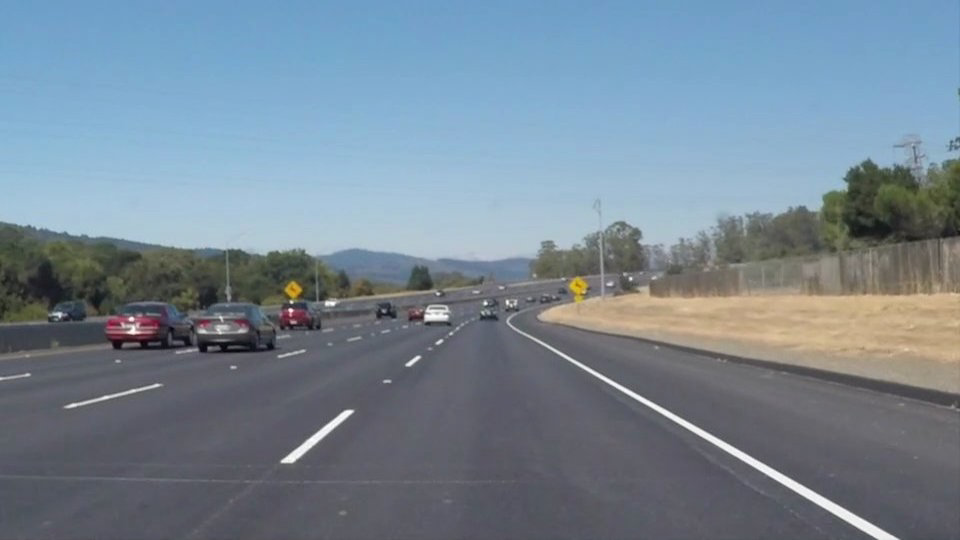
#> input picture PaulWalks/Vision/lane_tracking/lane_tracking/test_images/solidWhiteCurve.png, 960 x 540 px; the run also reads 1 picture not shown here
$ python attempt1.py
#> lines starting #> are read from the running program, lines starting #| are printed output that depends on the picture; after the words box and inside, x2 and y2 are one past the last pixel; in counts of white or black regions, pixels touching at a corner belong together
#importing some useful packages
import matplotlib.pyplot as plt
import matplotlib.image as mpimg
import numpy as np
import cv2
import os
import math

#uses Eddie's code, breaks in Yellow Lines

#reading in an image
image_1 = cv2.imread('test_images/solidWhiteCurve.png')
#> image_1 is the input picture: shape (540, 960, 3); mean B, G, R 148, 134.5, 118.5
image_2 = cv2.imread('test_images/solidWhiteRight.png')
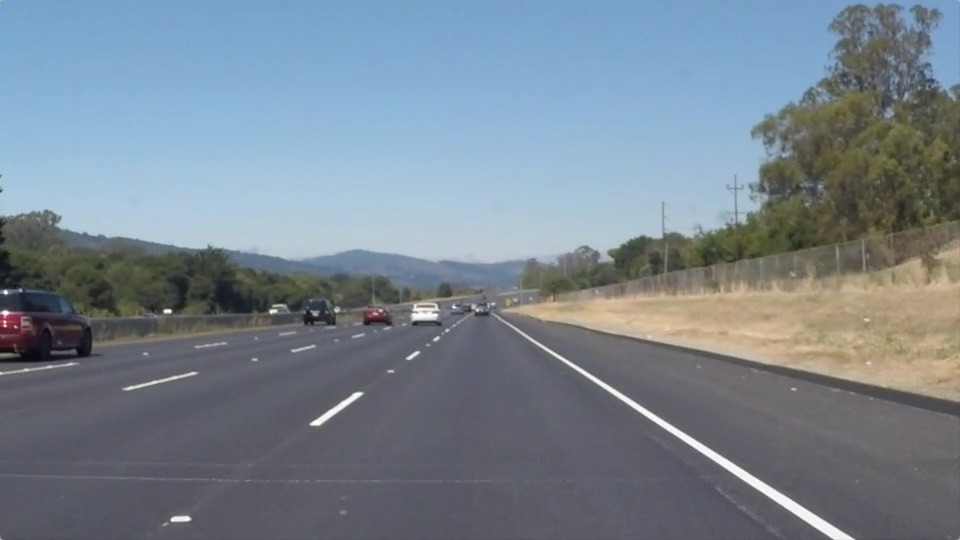
#> input picture PaulWalks/Vision/lane_tracking/lane_tracking/test_images/solidWhiteRight.png, 960 x 540 px
#> image_2 is the input picture: shape (540, 960, 3); mean B, G, R 143.7, 132.6, 120.3
image_3 = cv2.imread('test_images/solidYellowCurve.png')
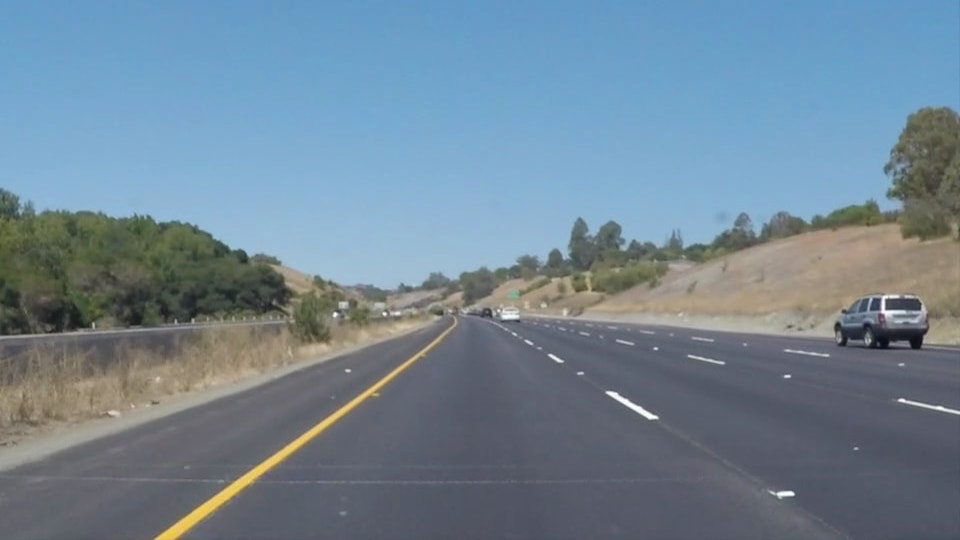
#> input picture PaulWalks/Vision/lane_tracking/lane_tracking/test_images/solidYellowCurve.png, 960 x 540 px
#> image_3 is the input picture: shape (540, 960, 3); mean B, G, R 149, 133.4, 113
image_4 = cv2.imread('test_images/solidYellowCurve2.png')
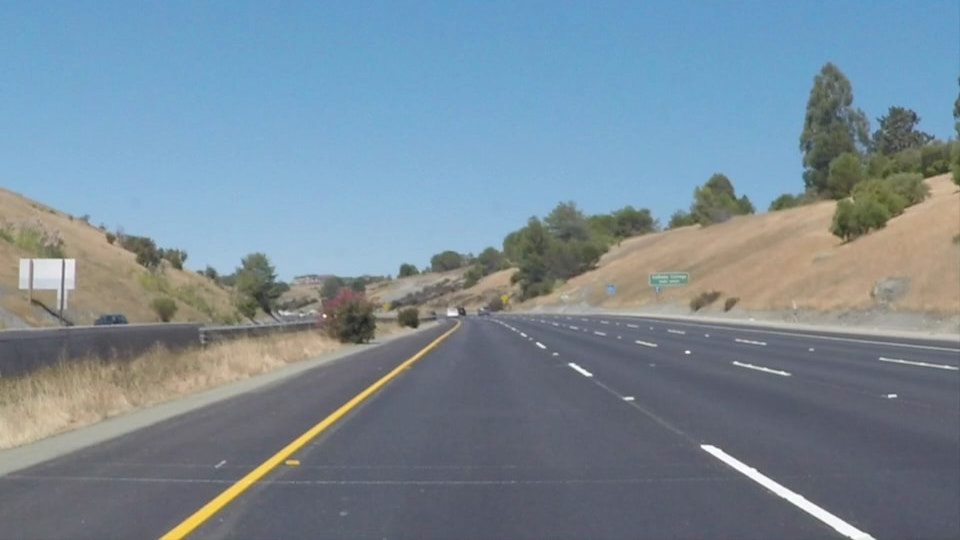
#> input picture PaulWalks/Vision/lane_tracking/lane_tracking/test_images/solidYellowCurve2.png, 960 x 540 px
#> image_4 is the input picture: shape (540, 960, 3); mean B, G, R 151.5, 138.6, 120.7
image_5 = cv2.imread('test_images/solidYellowLeft.png')
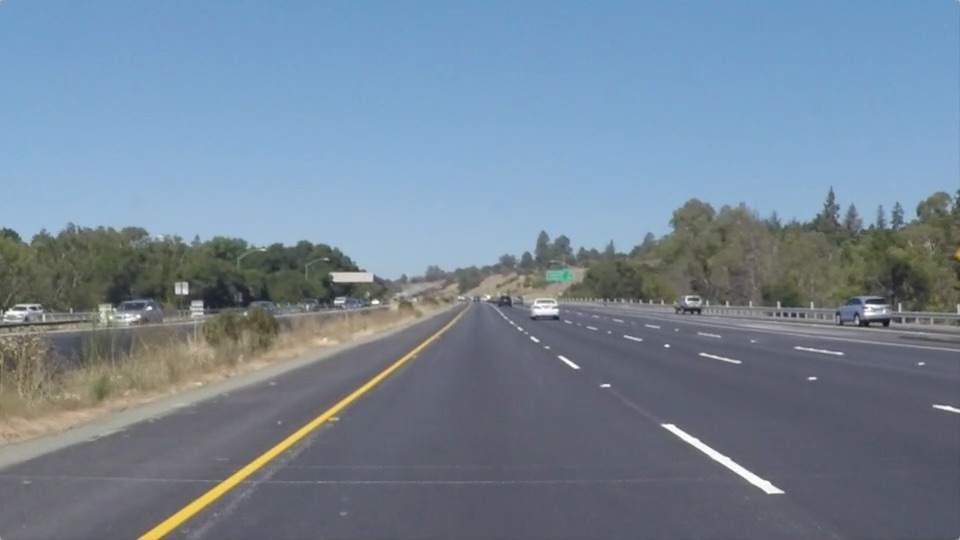
#> input picture PaulWalks/Vision/lane_tracking/lane_tracking/test_images/solidYellowLeft.png, 960 x 540 px
#> image_5 is the input picture: shape (540, 960, 3); mean B, G, R 150.7, 133.6, 116.5
image_6 = cv2.imread('test_images/whiteCarLaneSwich.png')

images = [image_1, image_2, image_3, image_4, image_5, image_6]

image_og = cv2.imread('test_images/og_lane.png')

#1 - convert image to HSL
def to_hsv(img):
    return cv2.cvtColor(img, cv2.COLOR_RGB2HSV)
def to_hsl(img):
    return cv2.cvtColor(img, cv2.COLOR_RGB2HLS)

#2 - isolate yellow and white from HSL
# Image should have already been converted to HSL color space
def isolate_yellow_hsl(img):
    # Caution - OpenCV encodes the data in ****HLS*** format
    # Lower value equivalent pure HSL is (30, 45, 15)
    low_threshold = np.array([15, 38, 115], dtype=np.uint8)
    # Higher value equivalent pure HSL is (75, 100, 80)
    high_threshold = np.array([35, 204, 255], dtype=np.uint8)
    yellow_mask = cv2.inRange(img, low_threshold, high_threshold)
    return yellow_mask

# Image should have already been converted to HSL color space
def isolate_white_hsl(img):
    # Caution - OpenCV encodes the data in ***HLS*** format
    # Lower value equivalent pure HSL is (30, 45, 15)
    low_threshold = np.array([0, 200, 0], dtype=np.uint8)
    # Higher value equivalent pure HSL is (360, 100, 100)
    high_threshold = np.array([180, 255, 255], dtype=np.uint8)
    yellow_mask = cv2.inRange(img, low_threshold, high_threshold)
    return yellow_mask

#3 - combine isloated HSL with original image
def combine_hsl_isolated_with_original(img, hsl_yellow, hsl_white):
    hsl_mask = cv2.bitwise_or(hsl_yellow, hsl_white)
    return cv2.bitwise_and(img, img, mask=hsl_mask)

def filter_img_hsl(img):
    hsl_img = to_hsl(img)
#> in to_hsl, `return cv2.cvtColor(img, cv2.COLOR_RGB2HLS)`: returned value: shape (916, 1800, 3); mean of channels 0, 1, 2 40.3, 157.6, 11
    hsl_yellow = isolate_yellow_hsl(hsl_img)
#> in isolate_yellow_hsl, `yellow_mask = cv2.inRange(img, low_threshold, high_threshold)`:
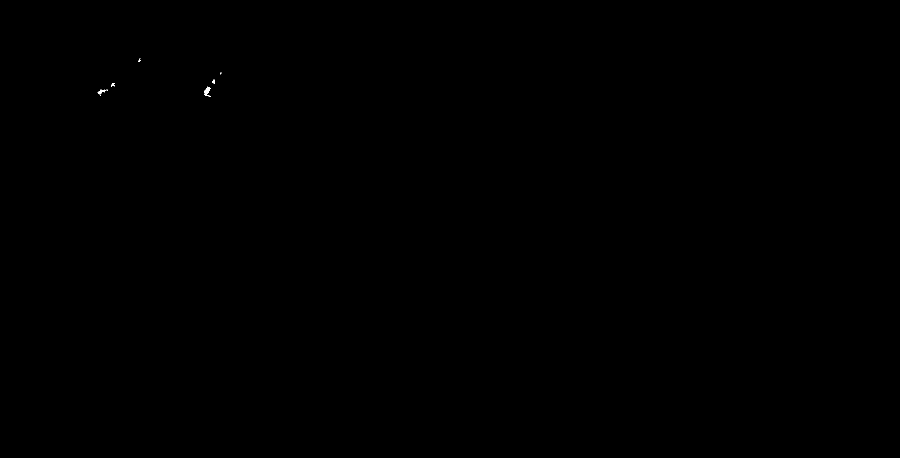
#> yellow_mask: shape (916, 1800) (shown at 1/2 size); 0.02% white; 9 white regions (5 under 20 px), largest, box (x1, y1, x2, y2) and area: (408, 173, 422, 193) 136, (195, 179, 216, 191) 82, (222, 166, 230, 174) 33, (424, 159, 430, 168) 31
    hsl_white = isolate_white_hsl(hsl_img)
#> in isolate_white_hsl, `yellow_mask = cv2.inRange(img, low_threshold, high_threshold)`: yellow_mask: shape (916, 1800); 9.1% white; 7 white regions, largest, box (x1, y1, x2, y2) and area: (1004, 0, 1376, 916) 86481, (488, 0, 765, 916) 48953, (244, 111, 431, 152) 4977
    return combine_hsl_isolated_with_original(img, hsl_yellow, hsl_white)

#4 - Convert image to grayscale for easier manipulation
def grayscale(img):
    return cv2.cvtColor(img, cv2.COLOR_RGB2GRAY)

#5 - Apply Gaussian Blur to smoothen edges
def gaussian_blur(grayscale_img, kernel_size=3):
    return cv2.GaussianBlur(grayscale_img, (kernel_size, kernel_size), 0)

#6 - Apply Canny Edge Detection on smoothed gray image
def canny_edge_detector(blurred_img, low_threshold, high_threshold):
    return cv2.Canny(blurred_img, low_threshold, high_threshold)

#7 - Region Of Interest
def get_vertices_for_img(img):
    img_shape = img.shape
    height = img_shape[0]
    width = img_shape[1]

    vert = None

    if (width, height) == (960, 540):
        region_bottom_left = (130 ,img_shape[0] - 1)
        region_top_left = (410, 330)
        region_top_right = (650, 350)
        region_bottom_right = (img_shape[1] - 30,img_shape[0] - 1)
        vert = np.array([[region_bottom_left , region_top_left, region_top_right, region_bottom_right]], dtype=np.int32)
    else:
        region_bottom_left = (200 , 680)
        region_top_left = (600, 450)
        region_top_right = (750, 450)
        region_bottom_right = (1100, 650)
        vert = np.array([[region_bottom_left , region_top_left, region_top_right, region_bottom_right]], dtype=np.int32)

    return vert

def region_of_interest(img):
    #defining a blank mask to start with
    mask = np.zeros_like(img)

    #defining a 3 channel or 1 channel color to fill the mask with depending on the input image
    if len(img.shape) > 2:
        channel_count = img.shape[2]  # i.e. 3 or 4 depending on your image
        ignore_mask_color = (255,) * channel_count
    else:
        ignore_mask_color = 255

    vert = get_vertices_for_img(img)

    #filling pixels inside the polygon defined by "vertices" with the fill color
    cv2.fillPoly(mask, vert, ignore_mask_color)

    #returning the image only where mask pixels are nonzero
    masked_image = cv2.bitwise_and(img, mask)
    return masked_image


#8 -Hough Transform
rho = 1
# 1 degree
theta = (np.pi/180) * 1
threshold = 15
min_line_length = 20
max_line_gap = 10

#this function returns lines, not an IMAGE
def hough_transform(canny_img, rho, theta, threshold, min_line_length, max_line_gap):
    return cv2.HoughLinesP(canny_img, rho, theta, threshold, np.array([]), minLineLength=min_line_length, maxLineGap=max_line_gap)


#9 - Separate left and right lanes
def draw_lines(img, lines, color=[0, 0, 255], thickness=10, make_copy=True):
    # Copy the passed image
    img_copy = np.copy(img) if make_copy else img

    for line in lines:
        for x1,y1,x2,y2 in line:
            cv2.line(img_copy, (x1, y1), (x2, y2), color, thickness)

    return img_copy

def separate_lines(lines, img):
    img_shape = img.shape

    middle_x = img_shape[1] / 2

    left_lane_lines = []
    right_lane_lines = []

    for line in lines:
        for x1, y1, x2, y2 in line:
            dx = x2 - x1
            if dx == 0:
                #Discarding line since we can't gradient is undefined at this dx
                continue
            dy = y2 - y1

            # Similarly, if the y value remains constant as x increases, discard line
            if dy == 0:
                continue

            slope = dy / dx

            # This is pure guess than anything...
            # but get rid of lines with a small slope as they are likely to be horizontal one
            epsilon = 0.1
            if abs(slope) <= epsilon:
                continue

            if slope < 0 and x1 < middle_x and x2 < middle_x:
                # Lane should also be within the left hand side of region of interest
                left_lane_lines.append([[x1, y1, x2, y2]])
            elif x1 >= middle_x and x2 >= middle_x:
                # Lane should also be within the right hand side of region of interest
                right_lane_lines.append([[x1, y1, x2, y2]])

    return left_lane_lines, right_lane_lines

def color_lanes(img, left_lane_lines, right_lane_lines, left_lane_color=[255, 0, 0], right_lane_color=[0, 0, 255]):
    left_colored_img = draw_lines(img, left_lane_lines, color=left_lane_color, make_copy=True)
    right_colored_img = draw_lines(left_colored_img, right_lane_lines, color=right_lane_color, make_copy=False)

    return right_colored_img

#10 - Interpolate line gradients to create two smooth lines
from scipy import stats

def find_lane_lines_formula(lines):
    xs = []
    ys = []
    print(lines)
    for line in lines:
        for x1, y1, x2, y2 in line:
            xs.append(x1)
            xs.append(x2)
            ys.append(y1)
            ys.append(y2)
    slope, intercept, r_value, p_value, std_err = stats.linregress(xs, ys)

    # Remember, a straight line is expressed as f(x) = Ax + b. Slope is the A, while intercept is the b
    return (slope, intercept)


def trace_lane_line(img, lines, top_y, make_copy=True):

    A, b = find_lane_lines_formula(lines)
    vert = get_vertices_for_img(img)

    img_shape = img.shape
    bottom_y = img_shape[0] - 1
    # y = Ax + b, therefore x = (y - b) / A
    x_to_bottom_y = (bottom_y - b) / A

    top_x_to_y = (top_y - b) / A

    new_lines = [[[int(x_to_bottom_y), int(bottom_y), int(top_x_to_y), int(top_y)]]]
    return draw_lines(img, new_lines, make_copy=make_copy)

def trace_both_lane_lines(img, left_lane_lines, right_lane_lines):
    vert = get_vertices_for_img(img)
    region_top_left = vert[0][1]

    full_left_lane_img = trace_lane_line(img, left_lane_lines, region_top_left[1], make_copy=True)
    full_left_right_lanes_img = trace_lane_line(full_left_lane_img, right_lane_lines, region_top_left[1], make_copy=False)

    # image1 * α + image2 * β + λ
    # image1 and image2 must be the same shape.
    img_with_lane_weight =  cv2.addWeighted(img, 0.7, full_left_right_lanes_img, 0.3, 0.0)

    return img_with_lane_weight


'''
filtered_image = filter_img_hsl(image_1)
gray_image = grayscale(filtered_image)
gauss_image = gaussian_blur(gray_image, kernel_size=5)
canny_image = canny_edge_detector(gauss_image,50,150)
roi_image = region_of_interest(canny_image)
hough_image_lines = hough_transform(roi_image, rho, theta, threshold, min_line_length, max_line_gap)
line_image = draw_lines(image_1, hough_image_lines, color=[0, 0, 255], thickness=10, make_copy=True)

left_lane, right_lane = separate_lines(hough_image_lines, image_1)
color_image = color_lanes(image_1, left_lane, right_lane, left_lane_color=[255, 0, 0], right_lane_color=[0, 0, 255])
full_lane_image = trace_both_lane_lines(image_1, left_lane, right_lane)
 '''

def pipeline(input_image):
    filtered_image = filter_img_hsl(input_image)
    gray_image = grayscale(filtered_image)
    gauss_image = gaussian_blur(gray_image, kernel_size=5)
    canny_image = canny_edge_detector(gauss_image,50,150)
#> in canny_edge_detector, `return cv2.Canny(blurred_img, low_threshold, high_threshold)`: returned value: shape (916, 1800); 0.41% white in thin lines or dots, all inside (x1, y1, x2, y2) = (0, 0, 1376, 916)
    roi_image = region_of_interest(canny_image)
#> in region_of_interest, `vert = get_vertices_for_img(img)`: vert = [[200, 680], [600, 450], [750, 450], [1100, 650]]
#> in region_of_interest, `cv2.fillPoly(mask, vert, ignore_mask_color)`: mask: shape (916, 1800); 6.9% white; 1 white region, box (x1, y1, x2, y2) and area: (200, 450, 1101, 681) 113411
#> in region_of_interest, `masked_image = cv2.bitwise_and(img, mask)`: masked_image: shape (916, 1800); 0.03% white in thin lines or dots, all inside (x1, y1, x2, y2) = (553, 450, 669, 669)
    hough_image_lines = hough_transform(roi_image, rho, theta, threshold, min_line_length, max_line_gap)
    line_image = draw_lines(input_image, hough_image_lines, color=[0, 0, 255], thickness=10, make_copy=True)

    left_lane, right_lane = separate_lines(hough_image_lines, input_image)
    color_image = color_lanes(input_image, left_lane, right_lane, left_lane_color=[255, 0, 0], right_lane_color=[0, 0, 255])
    full_lane_image = trace_both_lane_lines(input_image, left_lane, right_lane)
    return full_lane_image


# [9 lines of commented-out code are left out]

cv2.imwrite('output_images/ImageOG.png', pipeline(image_og))
#> in pipeline, `hough_image_lines = hough_transform(roi_image, rho, theta, threshold, ..`: hough_image_lines = [[634, 604, 667, 452], [553, 668, 586, 553], [568, 615, 615, 450], [622, 659, 636, 593], [598, 507, 614, 451]]
#> the loop in draw_lines, `for line in lines:` made 5 passes
#> after the loop in draw_lines, `for line in lines:`: img_copy: shape (916, 1800, 3); mean B, G, R 159.5, 155.7, 155.1
#> the loop in separate_lines, `for line in lines:` made 5 passes
#> after the loop in separate_lines, `for line in lines:`: left_lane_lines = [[[634, 604, 667, 452]], [[553, 668, 586, 553]], [[568, 615, 615, 450]], [[622, 659, 636, 593]], [[598, 507, 614, 451]]]; right_lane_lines = []
#> in pipeline, `left_lane, right_lane = separate_lines(hough_image_lines, input_image)`: left_lane has the same summary as left_lane_lines in separate_lines
#> call 2 of draw_lines, with thickness = 10, make_copy = True
#> the loop in draw_lines (call 2), `for line in lines:` made 5 passes
#> after the loop in draw_lines (call 2), `for line in lines:`:
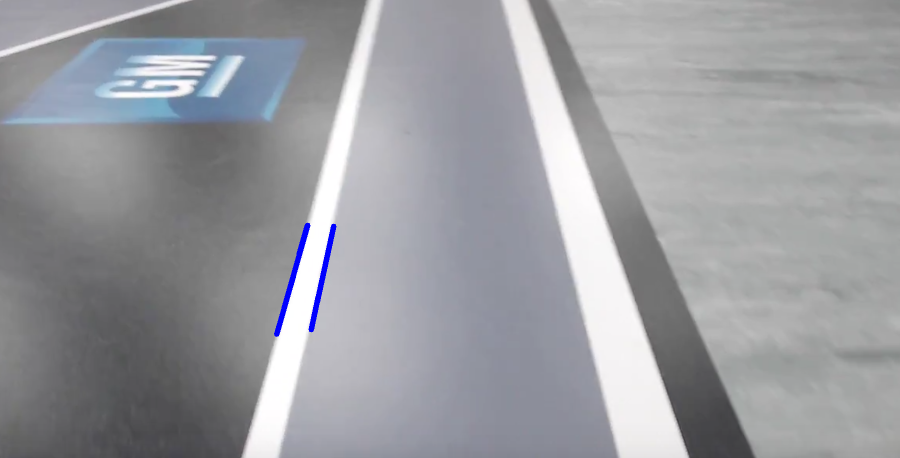
#> img_copy: shape (916, 1800, 3) (shown at 1/2 size); mean B, G, R 160.3, 155.7, 154.4
#> in trace_both_lane_lines, `vert = get_vertices_for_img(img)`: vert = [[200, 680], [600, 450], [750, 450], [1100, 650]]
#> in trace_both_lane_lines, `region_top_left = vert[0][1]`: region_top_left = [600, 450]
#| [[[634, 604, 667, 452]], [[553, 668, 586, 553]], [[568, 615, 615, 450]], [[622, 659, 636, 593]], [[598, 507, 614, 451]]]
#> the loop in find_lane_lines_formula, `for line in lines:` made 5 passes
#> after the loop in find_lane_lines_formula, `for line in lines:`: xs = [634, 667, 553, 586, 568, 615, 622, 636, 598, 614]; ys = [604, 452, 668, 553, 615, 450, 659, 593, 507, 451]
#> in find_lane_lines_formula, `slope, intercept, r_value, p_value, std_err = stats.linregress(xs, ys)`: slope = -1.13; intercept = 1241.8; r_value = -0.448; p_value = 0.194; std_err = 0.794
#> in trace_lane_line, `A, b = find_lane_lines_formula(lines)`: A = -1.13; b = 1241.8
#> in trace_lane_line, `vert = get_vertices_for_img(img)`: vert = [[200, 680], [600, 450], [750, 450], [1100, 650]]
#> in trace_lane_line, `x_to_bottom_y = (bottom_y - b) / A`: x_to_bottom_y = 290
#> in trace_lane_line, `top_x_to_y = (top_y - b) / A`: top_x_to_y = 702.7
#> in trace_lane_line, `new_lines = [[[int(x_to_bottom_y), int(bottom_y), int(top_x_to_y), int..`: new_lines = [[[290, 915, 702, 450]]]
#> call 4 of draw_lines, with thickness = 10, make_copy = True
#> the loop in draw_lines (call 4), `for line in lines:` made 1 pass
#> after the loop in draw_lines (call 4), `for line in lines:`:
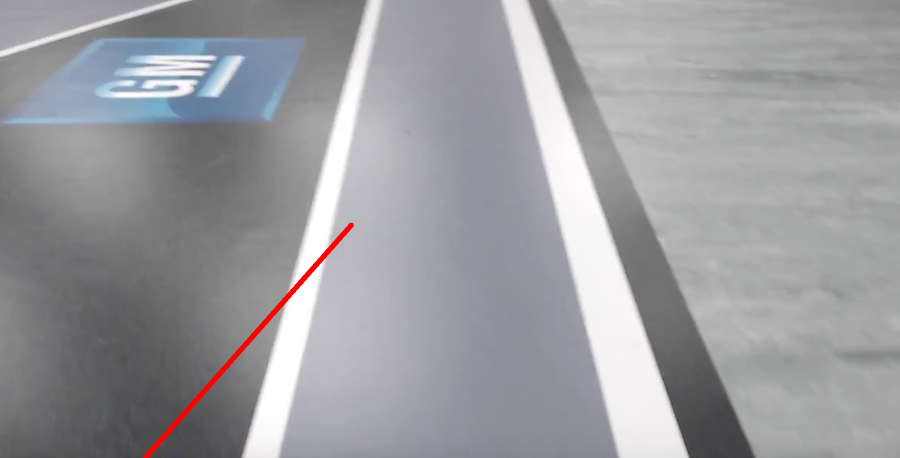
#> img_copy: shape (916, 1800, 3) (shown at 1/2 size); mean B, G, R 159.6, 155.7, 155.4
#> (the run stopped early here; a loop or call above may not have finished)
